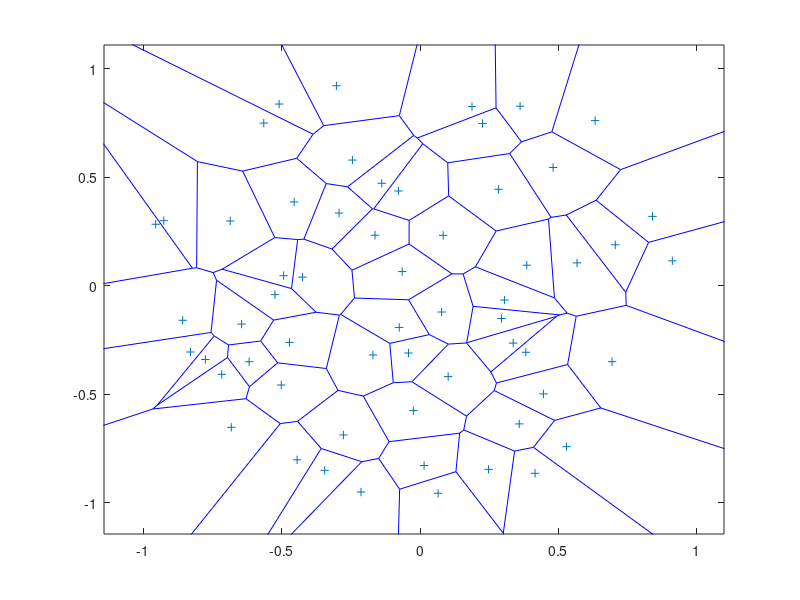

Reproduce this figure in MATLAB.

%Simulation window parameters
r=1; %radius of disk
xx0=0; yy0=0; %centre of disk
areaTotal=pi*r^2; %area of disk
%Point process parameters
lambda=20; %intensity (ie mean density) of the Poisson process
%Simulate Poisson point process
numbPoints=poissrnd(areaTotal*lambda);%Poisson number of points
theta=2*pi*(rand(numbPoints,1)); %angular coordinates
rho=r*sqrt(rand(numbPoints,1)); %radial coordinates
%Convert from polar to Cartesian coordinates
[xx,yy]=pol2cart(theta,rho); %x/y coordinates of Poisson points
%Shift centre of disk to (xx0,yy0)
xx=xx+xx0;
yy=yy+yy0;
%Plotting
scatter(xx,yy);
xlabel('x');ylabel('y');
axis square;
voronoi(xx,yy);
